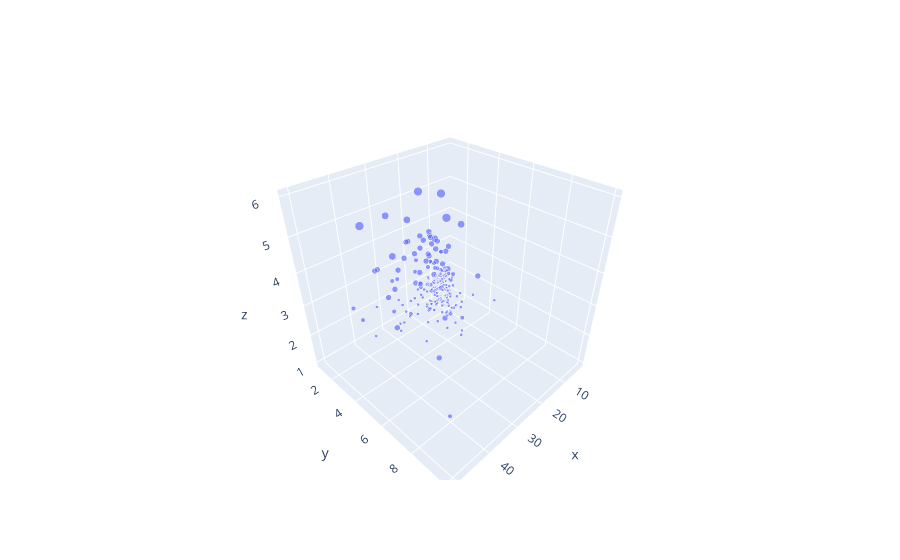

This figure's notebook cell:
### Code cell
fig=go.Figure()
fig.add_trace(go.Scatter3d(x=tips.total_bill,y=tips.tip,mode='markers',marker_size=tips['size'],z=tips['size']))

### Figure 1 — Plotly figure (JSON) as saved in the notebook; plotly's stock layout.template omitted (floating-point values rounded to 4 significant figures; data arrays with more than 128 entries replaced by an {"elided": "..."} marker saying what was removed)
{"data": [{"marker": {"size": {"elided": "244 int values"}}, "mode": "markers", "type": "scatter3d", "x": {"elided": "244 float values"}, "y": {"elided": "244 float values"}, "z": {"elided": "244 int values"}}], "layout": {"autosize": true, "scene": {"aspectmode": "auto", "aspectratio": {"x": 1, "y": 1, "z": 1}}}}
